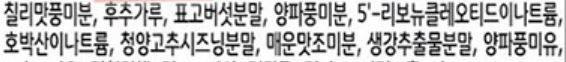
#> input picture img/text1.JPG, 566 x 62 px, found by its file name
$ python pytesseract_1.py
#> lines starting #> are read from the running program, lines starting #| are printed output that depends on the picture; after the words box and inside, x2 and y2 are one past the last pixel; in counts of white or black regions, pixels touching at a corner belong together
from PIL import Image
import pytesseract
import re
import cv2
import os
import numpy as np

#이미지 사이즈 키우고 graysclae로 변환
img = Image.open(r"C:\Users\alfot\Desktop\ocr_pytesseract\img\text1.jpg")
#> img is the input picture: PIL image 566x62 RGB; mean R, G, B 190.7, 190.5, 190.4
img_numpy = np.array(img, 'uint8')
gray0 = cv2.cvtColor(img_numpy, cv2.COLOR_BGR2GRAY)
height, width = gray0.shape
#> height = 62; width = 566
gray = cv2.resize(gray0, (2*width, 2*height), interpolation=cv2.INTER_LINEAR)
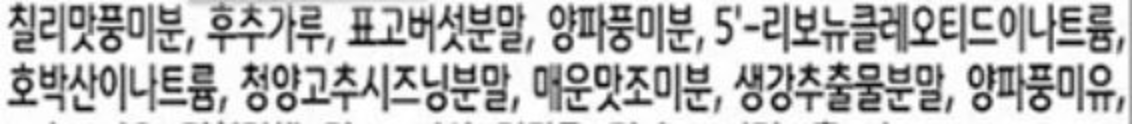
#> gray: shape (124, 1132); min 7, max 255, mean 190.4
cv2.imwrite(r"C:\Users\alfot\Desktop\ocr_pytesseract\img\text1Gray.jpg",gray)
print("All Done")

_MAX_HISTO_ = 256


def calc_histo(img_src):
    histo_info = np.zeros(_MAX_HISTO_)

    src_height = img_src.shape[0]
#> src_height = 124
    src_width = img_src.shape[1]
#> src_width = 1132

    for h in range(src_height):
        for w in range(src_width):
            histo_info[img_src[h, w]] += 1
    return histo_info


def draw_histo(histo_info):
    img_histo = np.zeros([256, _MAX_HISTO_], dtype=np.uint8)

    histo_height = img_histo.shape[0]
#> histo_height = 256

    max_histo = max(histo_info)
#> max_histo = 7962

    for i in range(_MAX_HISTO_):
        cv2.line(img_histo, (i, histo_height), (i, int(histo_height - histo_info[i] / max_histo * histo_height)), 255,
                 1)
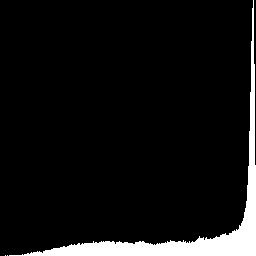
#> img_histo: shape (256, 256); 7.1% white; 3 white regions (2 under 20 px), largest, box (x1, y1, x2, y2) and area: (9, 0, 256, 256) 4639

    return img_histo


# 이진화를 수행하는 함수
def my_thresh(src, thresh_val):
    src_height = np.shape(src)[0]
    src_width = np.shape(src)[1]

    dst = np.zeros(np.shape(src), dtype=np.uint8)
    for h in range(src_height):
        for w in range(src_width):
            dst[h, w] = 0 if src[h, w] <= thresh_val else 255

    return dst


# 오츠 이진화 함수
def otsu_thresh(src):
    src_height = np.shape(src)[0]
#> src_height = 124
    src_width = np.shape(src)[1]
#> src_width = 1132

    # 히스토그램 계산
    hist = calc_histo(src)
#> hist = 256 values, max 7962 at index 253, min 0 at index 0, mean 548.3
    # 히스토그램을 정규화 하여 픽셀 값에 대한 등장 확률 계산
    hist_prob = hist / (src_height * src_width)
#> hist_prob = 256 values, max 0.0567 at index 253, min 0 at index 0, mean 0.00391

    # 픽셀 값 등장 확률을 누적하여 히스토그램 범위에 해당하는 등장확률 chist와
    # 0~255까지 히스토그램에 대해 누적된 픽셀의 평균 픽셀 값 cxhist를 계산
    chist = np.zeros(_MAX_HISTO_)
    cxhist = np.zeros(_MAX_HISTO_)

    chist[0] = hist_prob[0]
    cxhist[0] = 0
    for i in range(1, _MAX_HISTO_):
        chist[i] = chist[i - 1] + hist_prob[i]
        cxhist[i] = cxhist[i - 1] + hist_prob[i] * i
#> after the loop, chist = 256 values from 0 to 1; cxhist = 256 values from 0 to 190.4

    thresh_val = 0
    max_profit = 0
    # 전체 영상에 대한 평균픽셀값은 cxhist의 256번째 값에 해당
    global_mean = cxhist[_MAX_HISTO_ - 1]
#> global_mean = 190.4

    for i in range(_MAX_HISTO_):
        # 클래스 1에 해당하는 픽셀이 등장할 때까지 continue수행(divide by zero 방지)
        if chist[i] == 0: continue;
        # 각 클래스에 해당하는 픽셀이 등장할 확률 계산
        cls1_prob = chist[i]
        cls2_prob = 1 - chist[i]
        # 더이상 클래스 2로 들어갈 픽셀이 존재하지 않을 경우 종료(divide by zero 방지)
        if cls2_prob == 0: break
        cls1_mean = cxhist[i] / cls1_prob
        cls2_mean = (global_mean - cxhist[i]) / cls2_prob

        # 위에서 말했던 이득함수 구현
        profit = cls1_prob * cls2_prob * (cls1_mean - cls2_mean) ** 2

        # 얻어지는 이득값이 이전의 최대이득값보다 큰 경우 임계깞과 최대이득값을 갱신
        if profit > max_profit:
            max_profit = profit
            thresh_val = i
#> this loop made 256 passes
#> (cls1_prob, cls2_prob, cls1_mean, cls2_mean, profit, max_profit) on passes 6, 8, 10, 11, 12, 13, 14, 15, 16, 17, 18, 19: (7.12e-06, 1, 5, 190.4, 0.245, 0.245), (1.42e-05, 1, 6, 190.4, 0.485, 0.485), (4.27e-05, 1, 8, 190.4, 1.42, 1.42), (7.12e-05, 1, 8.8, 190.4, 2.35, 2.35), (9.26e-05, 1, 9.31, 190.4, 3.04, 3.04), (9.97e-05, 1, 9.5, 190.4, 3.27, 3.27), (0.000135, 1, 10.42, 190.5, 4.39, 4.39), (0.000164, 1, 11.04, 190.5, 5.27, 5.27), (0.000207, 1, 11.86, 190.5, 6.59, 6.59), (0.000299, 1, 13.14, 190.5, 9.41, 9.41), (0.000378, 1, 13.94, 190.5, 11.77, 11.77), (0.000499, 1, 14.93, 190.5, 15.37, 15.37)
#> (cls1_prob, cls2_prob, cls1_mean, cls2_mean, profit) on passes 7, 9: (7.12e-06, 1, 5, 190.4, 0.245), (1.42e-05, 1, 6, 190.4, 0.485)
#> after the loop, max_profit = 3475.6; thresh_val = 171

            # 계산된 값을 사용하여 이진화를 수행한 결과 이미지 반환
    print('thresh_val :', thresh_val)
#| thresh_val : 171
    return my_thresh(src, thresh_val)
#> after the loop in my_thresh, `for h in range(src_height):`:
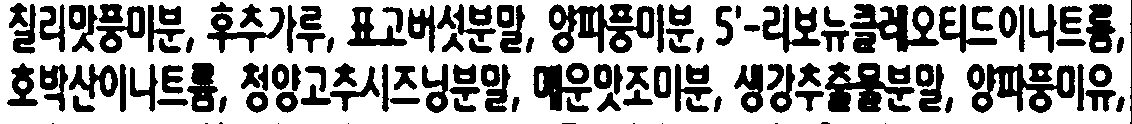
#> dst: shape (124, 1132); 65.3% white; 126 black regions (11 under 20 px), largest, box (x1, y1, x2, y2) and area: (549, 4, 655, 53) 2436, (972, 64, 1075, 113) 2203, (825, 62, 915, 112) 2161


# 현재 실행되고 있는 경로 값을 얻어서 이미지 경로를 조합
cur_path = os.getcwd()
#img_name = 'imagegray.jpg'
#image_path = os.path.join(cur_path, img_name)
image_path = r"C:\Users\alfot\Desktop\ocr_pytesseract\img\text1Gray.jpg"

# 그레이스케일로 이미지 읽고 히스토그램 이미지 생성
img_src = cv2.imread(image_path, cv2.IMREAD_GRAYSCALE)
img_histo_src = draw_histo(calc_histo(img_src))
# 오츠 이진화 수행
img_otsu = otsu_thresh(img_src)

# 이미지 보여주기
cv2.imshow('src', img_src)
cv2.imshow('src_histo', img_histo_src)
cv2.imshow('otsu', img_otsu)
cv2.waitKey(0)
cv2.destroyAllWindows()

cv2.imwrite(r"C:\Users\alfot\Desktop\ocr_pytesseract\img\imageotsu.jpg",img_otsu)

# 테서랙트로 이미지에서 텍스트 추출
pytesseract.pytesseract.tesseract_cmd = r"C:\Program Files\Tesseract-OCR\tesseract.exe"
#> (the run stopped early here; a loop or call above may not have finished)

$ run again, with img/mando.JPG copied over img/text1.JPG
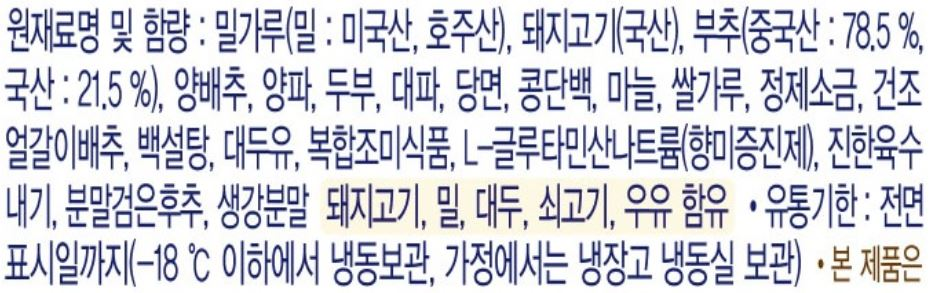
#> input picture img/mando.JPG, 930 x 293 px, found by its file name
#> img is the input picture: PIL image 930x293 RGB; mean R, G, B 209.6, 210.5, 218.7
#> max_histo = 134948
#> after the loop in draw_histo, `for i in range(_MAX_HISTO_):`:
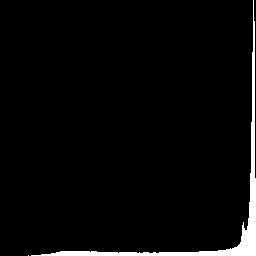
#> img_histo: shape (256, 256); 3.3% white; 2 white regions (1 under 20 px), largest, box (x1, y1, x2, y2) and area: (31, 0, 256, 256) 2193
#> hist = 256 values, max 134948 at index 253, min 0 at index 0, mean 4257.7
#> hist_prob = 256 values, max 0.124 at index 253, min 0 at index 0, mean 0.00391
#> after the loop in otsu_thresh, `for i in range(1, _MAX_HISTO_):`: chist = 256 values from 0 to 1; cxhist = 256 values from 0 to 212.8
#> global_mean = 212.8
#> the loop in otsu_thresh, `for i in range(_MAX_HISTO_):` made 256 passes
#> (cls1_prob, cls2_prob, cls1_mean, cls2_mean, profit, max_profit) on passes 29, 32, 33, 34, 35, 36, 37, 38: (9.17e-07, 1, 28, 212.8, 0.0313, 0.0313), (4.59e-06, 1, 30.4, 212.8, 0.153, 0.153), (7.34e-06, 1, 31, 212.8, 0.243, 0.243), (2.02e-05, 1, 32.27, 212.8, 0.658, 0.658), (3.12e-05, 1, 32.88, 212.8, 1.01, 1.01), (6.24e-05, 1, 33.94, 212.8, 2, 2), (0.000118, 1, 34.91, 212.8, 3.74, 3.74), (0.000223, 1, 35.89, 212.8, 6.98, 6.98)
#> after the loop in otsu_thresh, `for i in range(_MAX_HISTO_):`: max_profit = 3264; thresh_val = 174
#| thresh_val : 174
#> after the loop in my_thresh, `for h in range(src_height):`:
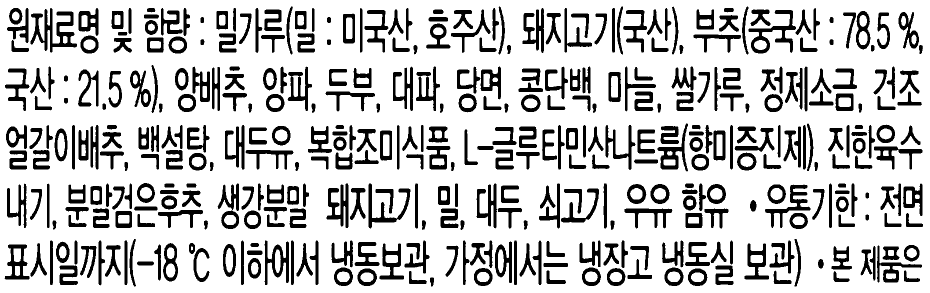
#> dst: shape (586, 1860) (shown at 1/2 size); 77.7% white; 398 black regions, largest, box (x1, y1, x2, y2) and area: (61, 16, 154, 105) 3170, (1497, 20, 1592, 107) 2363, (653, 367, 697, 456) 1905

$ run again, with img/propolis1.JPG copied over img/text1.JPG
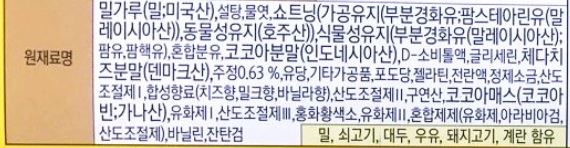
#> input picture img/propolis1.JPG, 570 x 148 px, found by its file name
#> img is the input picture: PIL image 570x148 RGB; mean R, G, B 205.1, 199, 194.9
#> max_histo = 10505
#> after the loop in draw_histo, `for i in range(_MAX_HISTO_):`:
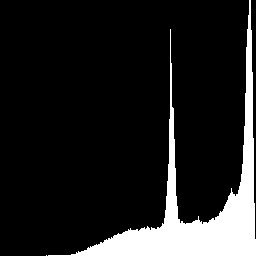
#> img_histo: shape (256, 256); 12.7% white; 2 white regions (1 under 20 px), largest, box (x1, y1, x2, y2) and area: (48, 0, 256, 256) 8329
#> hist = 256 values, max 10505 at index 249, min 0 at index 0, mean 1318.1
#> hist_prob = 256 values, max 0.0311 at index 249, min 0 at index 0, mean 0.00391
#> after the loop in otsu_thresh, `for i in range(1, _MAX_HISTO_):`: chist = 256 values from 0 to 1; cxhist = 256 values from 0 to 198.4
#> global_mean = 198.4
#> the loop in otsu_thresh, `for i in range(_MAX_HISTO_):` made 256 passes
#> (cls1_prob, cls2_prob, cls1_mean, cls2_mean, profit, max_profit) on passes 47, 49, 50, 51, 52, 53, 54, 55: (2.96e-06, 1, 46, 198.4, 0.0688, 0.0688), (1.19e-05, 1, 47.5, 198.4, 0.27, 0.27), (1.48e-05, 1, 47.8, 198.4, 0.336, 0.336), (2.96e-05, 1, 48.9, 198.4, 0.662, 0.662), (3.85e-05, 1, 49.38, 198.4, 0.855, 0.855), (5.04e-05, 1, 50, 198.4, 1.11, 1.11), (5.93e-05, 1, 50.45, 198.4, 1.3, 1.3), (8.3e-05, 1, 51.46, 198.4, 1.79, 1.79)
#> after the loop in otsu_thresh, `for i in range(_MAX_HISTO_):`: max_profit = 1612.7; thresh_val = 194
#| thresh_val : 194
#> after the loop in my_thresh, `for h in range(src_height):`:
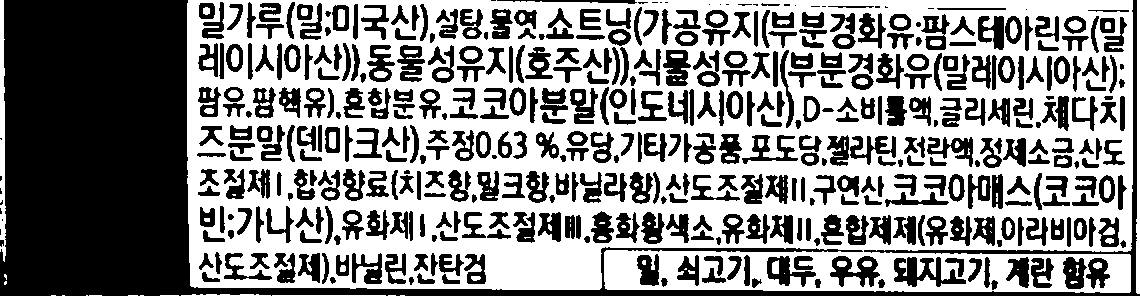
#> dst: shape (296, 1140); 54.4% white; 467 black regions (26 under 20 px), largest, box (x1, y1, x2, y2) and area: (0, 0, 1140, 296) 62503, (894, 257, 966, 287) 1025, (830, 256, 880, 287) 800
